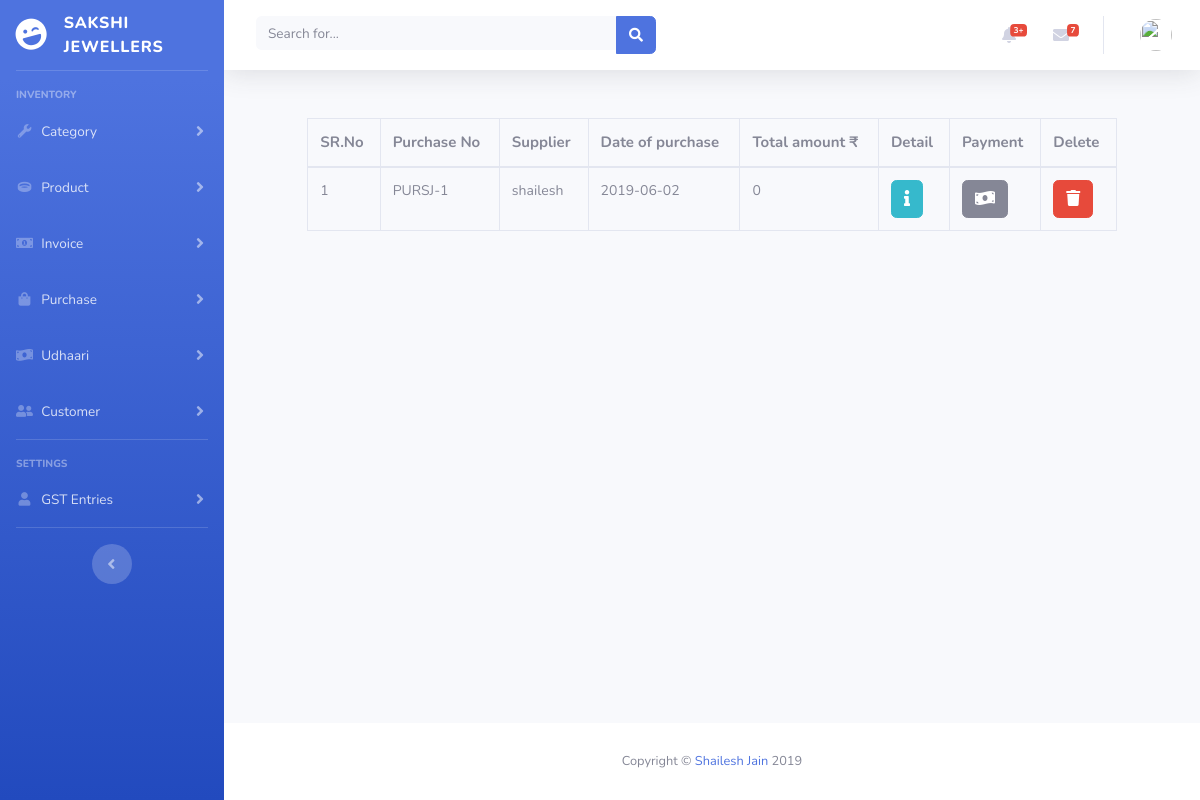
The page /purchases.php on the database as committed earlier.
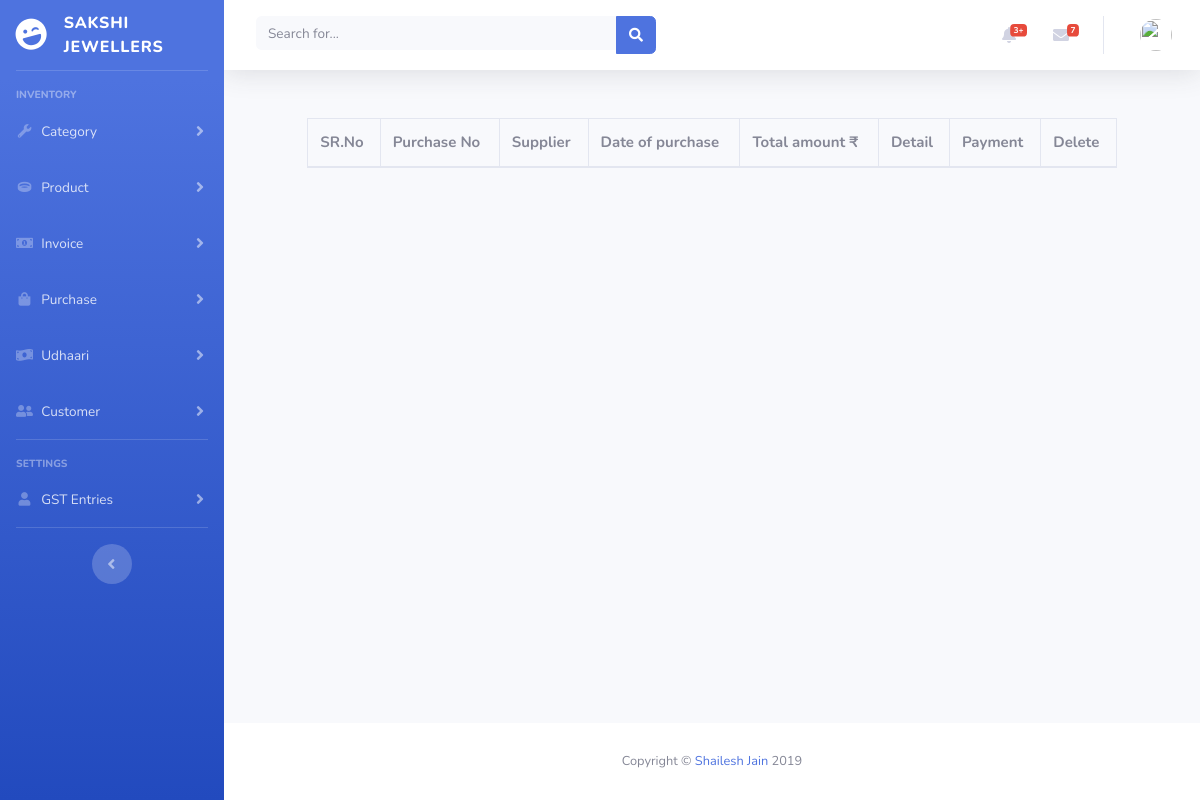
The same page on the database as committed later.
### tables this page shows
CREATE TABLE `purchases` (
  `purchase_id` int(11) NOT NULL,
  `supplier_detail` varchar(255) NOT NULL,
  `purchase_no` varchar(255) NOT NULL,
  `purchase_quantity` double NOT NULL,
  `purchase_rate` double NOT NULL,
  `date_of_purchase` date NOT NULL,
  `total_purchase_amount` double NOT NULL,
  `pending_amount` double NOT NULL,
  `deleted` int(1) NOT NULL DEFAULT '0',
  `created_at` datetime NOT NULL DEFAULT CURRENT_TIMESTAMP,
  `updated_at` datetime NOT NULL,
  `deleted_at` datetime NOT NULL,
  `created_by` int(11) NOT NULL,
  `updated_by` int(11) NOT NULL,
  `deleted_by` int(11) NOT NULL
);

### purchases.php (called while the page is built, shortened)
<?php
require_once ('helpers/static-components.php');

### db/core/CRUD.class.php (called while the page is built, shortened)
<?php
class CRUD
{
    private static $pdo;
    private static $dsn = "mysql:host=".HOST.";dbname=".DB;
    public static function init()
    {
        try
        {
            self::$pdo = new PDO(self::$dsn, USERNAME, PASSWORD);
            self::$pdo->setAttribute(PDO::ATTR_DEFAULT_FETCH_MODE, PDO::FETCH_OBJ);
        }
        catch (PDOException $ex)
        {
             throw $ex;
        }
    }
    public static function query($query, ...$params)
    {
        if(strpos($query, "?") === false){
            $res = self::$pdo->query($query);
            return $res;
        }
        return self::executePreparedStatement($query, ...$params);
    }
}

### db/models/Purchase.class.php (called while the page is built, shortened)
<?php
class Purchase extends Table
{
    public static function viewAll(){
        return $rs = CRUD::query("SELECT @sr_no:=@sr_no+1 as serial_no, purchases.* FROM purchases INNER JOIN (SELECT @sr_no:=0) AS a WHERE purchases.deleted = 0");
    }
}

### includes/pages/purchases/view-all-purchases.php (the view, shortened to what this page needs)
<?php
$rs = Purchase::viewAll();
$column_names_as = array(
        "serial_no" => "SR.No",
        "purchase_no" => "Purchase No",
        "supplier_detail" => "Supplier",
        "date_of_purchase" => "Date of purchase",
        "total_purchase_amount" => "Total amount &#8377;"
);
require_once 'includes/pages/purchases/delete-purchase.php';
?>
    <div class="row">
        <div class="offset-1 col-md-10">
            <div class="table-responsive">
                <table class="tables table table-bordered">
                    <thead>
                    <tr>
                        <?php
                        foreach ($column_names_as as $column_name_as) {
                            echo "<th>{$column_name_as}</th>";
                        }
                        ?>
                        <th>Detail</th>
                        <th>Payment</th>
                        <th>Delete</th>
                    </tr>
                    </thead>
                    <tbody>
                    <?php
                    $column_names = array_keys($column_names_as);
                    while($row = $rs->fetch(PDO::FETCH_ASSOC)) {
                        echo "<tr>";
                        foreach ($column_names as $column_name) {
                            echo "<td>$row[$column_name]</td>";
                        }
                        echo "<td><a class='btn btn-info text-white' data-toggle='tooltip' href='purchases.php?src=view-purchase-details&id={$row['purchase_id']}' data-html='true' title='View Detail' data-delete=''><i class='fa fa-info'></i></a></td>";
                        echo "<td><a class='btn btn-secondary text-white' data-toggle='tooltip' href='payments.php?src=add-payment&p-of=purchase&id={$row['purchase_id']}' data-html='true' title='Make payment'><i class='fa fa-money-bill-wave'></i></a></td>";
                        echo "<td><a class='btn btn-danger text-white delete' data-toggle='modal' data-target='#deleteModal' data-html='true' title='Delete' data-delete='purchases.php?form=delete-purchase&id={$row['purchase_id']}'><i class='fa fa-trash'></i></a></td>";
                    }
                    ?>
                    </tbody>
                </table>
            </div>
        </div>
    </div>

Rows that differ between the two databases and show on the page:
removed purchases: column_name "1", purchase_no "PURSJ-1", supplier_detail "shailesh", date_of_purchase "2019-06-02", total_purchase_amount "0"
